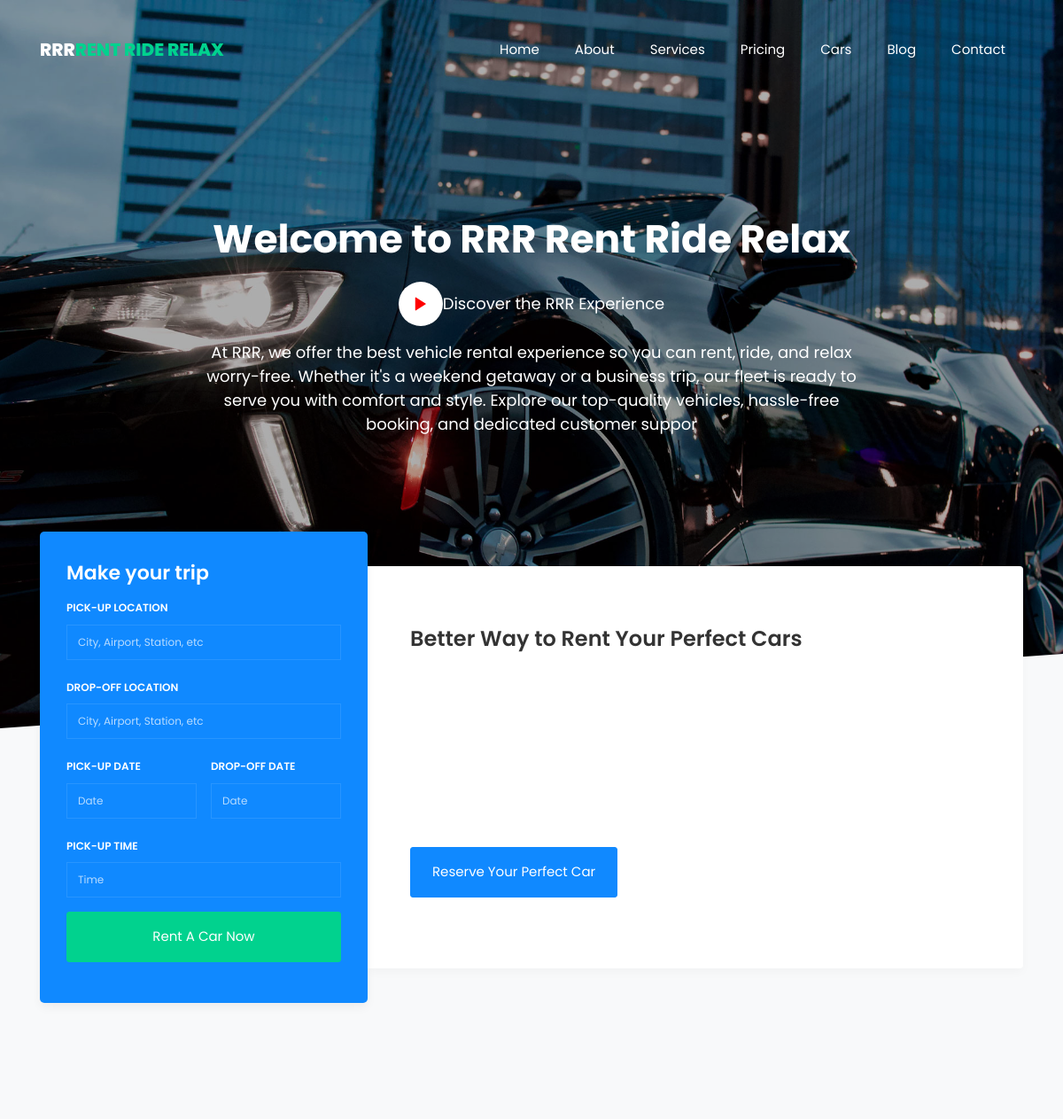
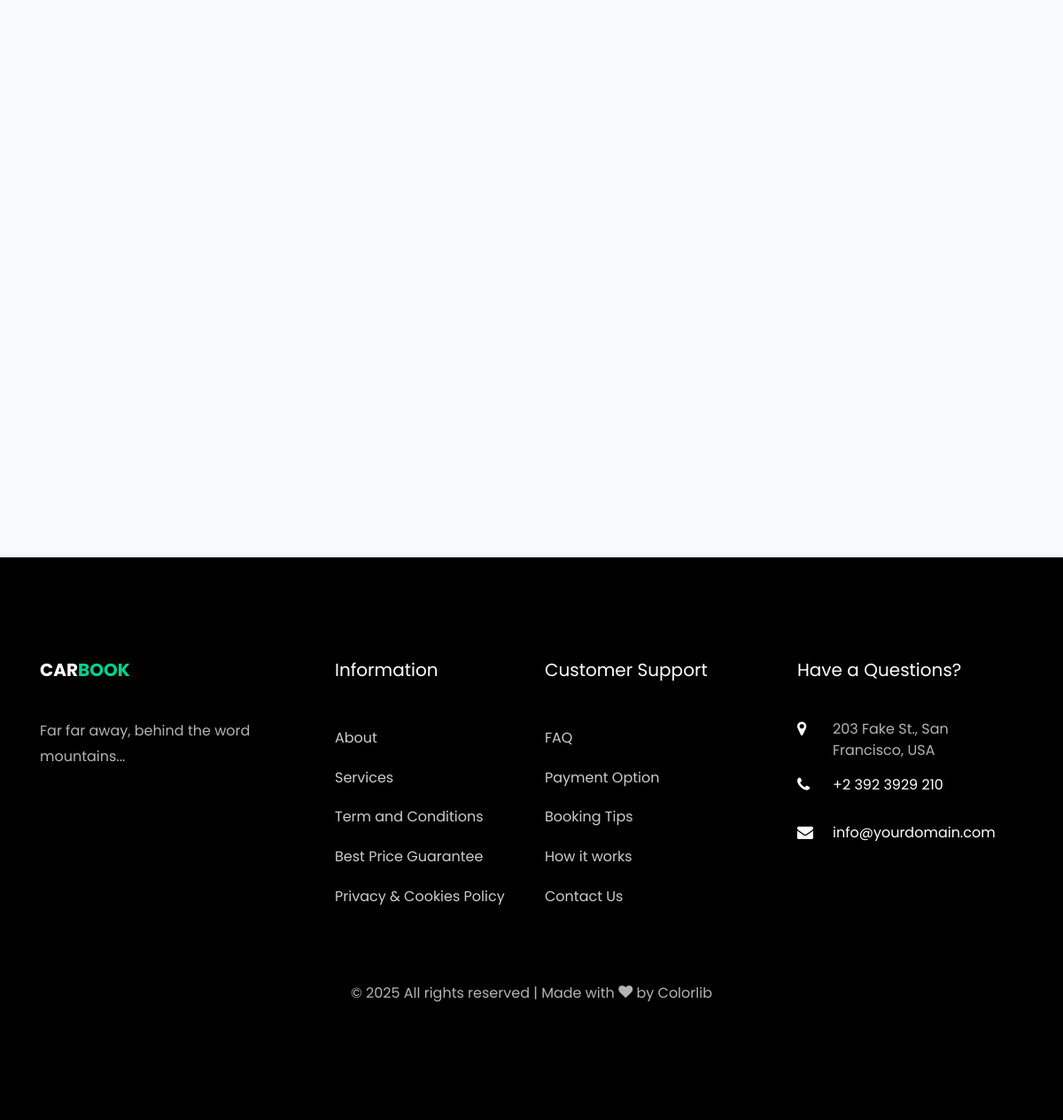
The page / on the database its author committed (2 pictures, top to bottom).
### app/models.py (models this page shows, shortened)
class Index(models.Model):
    title = models.CharField(max_length=200)
    description = models.TextField()
    image = models.ImageField(upload_to='index/')
    video_title = models.CharField(max_length=255, blank=True, null=True)
    video_link = models.URLField(blank=True, null=True)
    class Meta:
        verbose_name_plural = "Index"
        ordering = ['title']

### app/views.py (the view)
# urls.py: path('', views.index, name='index'),
def index(request):
    vehicles = Vehicle.objects.all()
    index_content = Index.objects.last()
    context = {
        'vehicles': vehicles,
        'index': index_content
    }
    return render(request, 'index.html', context)

### templates/index.html (shortened to what this page needs)
{% extends 'base/base.html' %}
{% load static %}
{% block content %}
<div class="hero-wrap ftco-degree-bg" style="background-image: url('{{ index.image.url }}')" data-stellar-background-ratio="0.5">
  <div class="overlay"></div>
  <div class="container">
    <div class="row no-gutters slider-text justify-content-start align-items-center justify-content-center">
      <div class="col-lg-8 ftco-animate">
        <div class="text w-100 text-center mb-md-5 pb-md-5">
          <h1 class="mb-4">{{ index.title }}</h1>
          {% if index.video_link %}
          <a href="{{ index.video_link }}" class="popup-vimeo d-flex align-items-center justify-content-center text-decoration-none mb-3">
            <div class="icon d-flex align-items-center justify-content-center me-2" style="width: 50px; height: 50px; background: #fff; border-radius: 50%;">
              <span class="ion-ios-play" style="font-size: 24px; color: red;"></span>
            </div>
            <div class="heading-title">
              <span style="font-size: 18px; color: white;">{{ index.video_title }}</span>
            </div>
          </a>
          {% endif %}
          <p style="font-size: 18px; color: white;">
            {{ index.description }}
          </p>
        </div>
      </div>
    </div>
  </div>
</div>
<section class="ftco-section ftco-no-pt bg-light">
  <div class="container">
    <div class="row no-gutters">
      <div class="col-md-12 featured-top">
        <div class="row no-gutters">
          <div class="col-md-4 d-flex align-items-center">
            <form action="#" class="request-form ftco-animate bg-primary">
              <h2>Make your trip</h2>
              <div class="form-group">
                <label for="" class="label">Pick-up location</label>
                <input type="text" class="form-control" placeholder="City, Airport, Station, etc">
              </div>
              <div class="form-group">
                <label for="" class="label">Drop-off location</label>
                <input type="text" class="form-control" placeholder="City, Airport, Station, etc">
              </div>
              <div class="d-flex">
                <div class="form-group mr-2">
                  <label for="" class="label">Pick-up date</label>
                  <input type="text" class="form-control" id="book_pick_date" placeholder="Date">
                </div>
                <div class="form-group ml-2">
                  <label for="" class="label">Drop-off date</label>
                  <input type="text" class="form-control" id="book_off_date" placeholder="Date">
                </div>
              </div>
              <div class="form-group">
                <label for="" class="label">Pick-up time</label>
                <input type="text" class="form-control" id="time_pick" placeholder="Time">
              </div>
              <div class="form-group">
                <input type="submit" value="Rent A Car Now" class="btn btn-secondary py-3 px-4">
              </div>
            </form>
          </div>
          <div class="col-md-8 d-flex align-items-center">
            <div class="services-wrap rounded-right w-100">
              <h3 class="heading-section mb-4">Better Way to Rent Your Perfect Cars</h3>
              <div class="row d-flex mb-4">
              </div>
              <p><a href="#" class="btn btn-primary py-3 px-4">Reserve Your Perfect Car</a></p>
            </div>
          </div>
        </div>
      </div>
    </div>
  </div>
</section>
<section class="ftco-section ftco-no-pt bg-light">
  <div class="container">
    <div class="row justify-content-center">
    </div>
    <div class="row">
      <div class="col-md-12">
        <div class="carousel-car owl-carousel">
          {% for vehicle in vehicles %}
          <div class="item">
          </div>
          {% empty %}
          <p>No vehicles found.</p>
          {% endfor %}
        </div>
      </div>
    </div>
  </div>
</section>
<link rel="stylesheet" href="https://cdnjs.cloudflare.com/ajax/libs/magnific-popup.js/1.1.0/magnific-popup.min.css">
{% endblock %}

### templates/base/base.html (shortened to what this page needs)
{% load static %}
<!DOCTYPE html>
<html lang="en">
<head>
  <link rel="stylesheet" href="{% static 'css/open-iconic-bootstrap.min.css' %}">
  <link rel="stylesheet" href="{% static 'css/animate.css' %}">
  <link rel="stylesheet" href="{% static 'css/owl.carousel.min.css' %}">
  <link rel="stylesheet" href="{% static 'css/owl.theme.default.min.css' %}">
  <link rel="stylesheet" href="{% static 'css/magnific-popup.css' %}">
  <link rel="stylesheet" href="{% static 'css/aos.css' %}">
  <link rel="stylesheet" href="{% static 'css/ionicons.min.css' %}">
  <link rel="stylesheet" href="{% static 'css/bootstrap-datepicker.css' %}">
  <link rel="stylesheet" href="{% static 'css/jquery.timepicker.css' %}">
  <link rel="stylesheet" href="{% static 'css/flaticon.css' %}">
  <link rel="stylesheet" href="{% static 'css/icomoon.css' %}">
  <link rel="stylesheet" href="{% static 'css/style.css' %}">
</head>
<body>
  <nav class="navbar navbar-expand-lg navbar-dark ftco_navbar bg-dark ftco-navbar-light" id="ftco-navbar">
    <div class="container">
      <a class="navbar-brand" href="{% url 'index' %}">RRR<span>RENT RIDE RELAX</span></a>
      <div class="collapse navbar-collapse" id="ftco-nav">
        <ul class="navbar-nav ml-auto">
            <li class="nav-item"><a href="{% url 'index' %}" class="nav-link">Home</a></li>
            <li class="nav-item"><a href="{% url 'about' %}" class="nav-link">About</a></li>
            <li class="nav-item"><a href="{% url 'services' %}" class="nav-link">Services</a></li>
            <li class="nav-item"><a href="{% url 'pricing' %}" class="nav-link">Pricing</a></li>
            <li class="nav-item"><a href="{% url 'car' %}" class="nav-link">Cars</a></li>
            <li class="nav-item"><a href="{% url 'blog' %}" class="nav-link">Blog</a></li>
            <li class="nav-item"><a href="{% url 'contact' %}" class="nav-link">Contact</a></li>
        </ul>
      </div>
    </div>
  </nav>
  <main>
    {% block content %}
    {% endblock %}
  </main>
  <footer class="ftco-footer ftco-bg-dark ftco-section">
    <div class="container">
      <div class="row mb-5">
        <div class="col-md">
          <div class="ftco-footer-widget mb-4">
            <h2 class="ftco-heading-2"><a href="#" class="logo">Car<span>book</span></a></h2>
            <p>Far far away, behind the word mountains...</p>
            <ul class="ftco-footer-social list-unstyled float-md-left float-lft mt-5">
            </ul>
          </div>
        </div>
        <div class="col-md">
          <div class="ftco-footer-widget mb-4 ml-md-5">
            <h2 class="ftco-heading-2">Information</h2>
            <ul class="list-unstyled">
              <li><a href="#" class="py-2 d-block">About</a></li>
              <li><a href="#" class="py-2 d-block">Services</a></li>
              <li><a href="#" class="py-2 d-block">Term and Conditions</a></li>
              <li><a href="#" class="py-2 d-block">Best Price Guarantee</a></li>
              <li><a href="#" class="py-2 d-block">Privacy &amp; Cookies Policy</a></li>
            </ul>
          </div>
        </div>
        <div class="col-md">
          <div class="ftco-footer-widget mb-4">
            <h2 class="ftco-heading-2">Customer Support</h2>
            <ul class="list-unstyled">
              <li><a href="#" class="py-2 d-block">FAQ</a></li>
              <li><a href="#" class="py-2 d-block">Payment Option</a></li>
              <li><a href="#" class="py-2 d-block">Booking Tips</a></li>
              <li><a href="#" class="py-2 d-block">How it works</a></li>
              <li><a href="#" class="py-2 d-block">Contact Us</a></li>
            </ul>
          </div>
        </div>
        <div class="col-md">
          <div class="ftco-footer-widget mb-4">
            <h2 class="ftco-heading-2">Have a Questions?</h2>
            <div class="block-23 mb-3">
              <ul>
                <li><span class="icon icon-map-marker"></span><span class="text">203 Fake St., San Francisco, USA</span></li>
                <li><a href="#"><span class="icon icon-phone"></span><span class="text">+2 392 3929 210</span></a></li>
                <li><a href="#"><span class="icon icon-envelope"></span><span class="text">info@yourdomain.com</span></a></li>
              </ul>
            </div>
          </div>
        </div>
      </div>
      <div class="row">
        <div class="col-md-12 text-center">
          <p>
            &copy; <script>document.write(new Date().getFullYear());</script> All rights reserved | Made with <i class="icon-heart color-danger" aria-hidden="true"></i> by <a href="https://colorlib.com" target="_blank">Colorlib</a>
          </p>
        </div>
      </div>
    </div>
  </footer>
</body>
</html>

### static/css/icomoon.css (style rules this page uses)
[class^="icon-"], [class*=" icon-"] { font-family: 'icomoon' !important; speak: none; font-style: normal; font-weight: normal; font-variant: normal; text-transform: none; line-height: 1; -webkit-font-smoothing: antialiased; -moz-osx-font-smoothing: grayscale; }
.icon-heart:before { content: "\f004"; }
.icon-map-marker:before { content: "\f041"; }
.icon-phone:before { content: "\f095"; }
.icon-envelope:before { content: "\f0e0"; }

### rows shown on the page
Index: image (picture), title "Welcome to RRR Rent Ride Relax", video_title "Discover the RRR Experience", description "At RRR, we offer the best vehicle rental experience so you can rent, ride, and relax worry-free. Whether it's a weekend getaway or a business trip, our fleet is ready to serve you with comfort and style. Explore our top-quality vehicles, hassle-free booking, and dedicated customer suppor"
